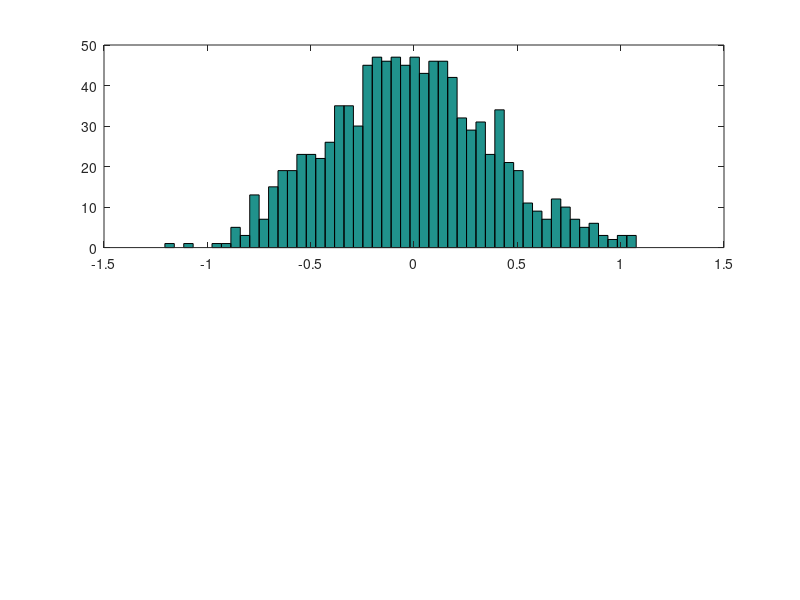

MATLAB code for this plot: (Note: this script raises an error after producing the figure.)
function ex_3_6()
    n = 10;
    X = normrnd(0,1,n,1);
    % uncomment for c)
    % X = exp(X)

    B = 1000;

    bs_mu = zeros(B, 1);
    bs_se = zeros(B, 1);

    for i=1:B
        sample = randsample(X, 10, true);
        bs_mu(i) = mean(sample);
        bs_se(i) = sqrt(var(sample));
    end

    subplot(2, 1, 1);
    hist(bs_mu, 50);
    hold on;
    xline(mean(X));

    subplot(2, 1, 2);
    hist(bs_se, 50);
    hold on;
    xline(var(X));
end